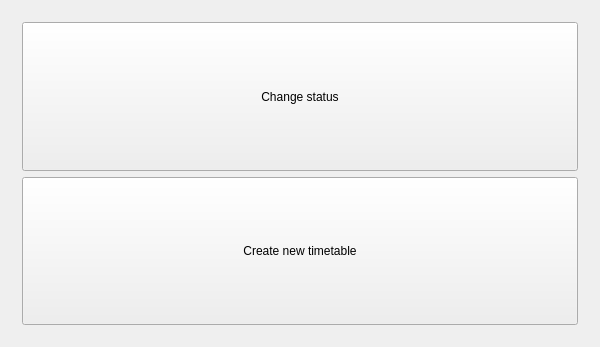
<?xml version="1.0" encoding="UTF-8"?>
<ui version="4.0">
 <class>HomeView</class>
 <widget class="QWidget" name="HomeView">
  <property name="geometry">
   <rect>
    <x>0</x>
    <y>0</y>
    <width>600</width>
    <height>347</height>
   </rect>
  </property>
  <property name="windowTitle">
   <string>HomePage</string>
  </property>
  <layout class="QGridLayout" name="gridLayout_2">
   <item row="0" column="0">
    <widget class="QStackedWidget" name="stackedWidget">
     <property name="currentIndex">
      <number>0</number>
     </property>
     <widget class="QWidget" name="firstPage">
      <layout class="QGridLayout" name="gridLayout_3">
       <item row="0" column="0">
        <layout class="QGridLayout" name="gridLayout">
         <item row="0" column="0">
          <widget class="QPushButton" name="pushButtonStatus">
           <property name="sizePolicy">
            <sizepolicy hsizetype="Minimum" vsizetype="Preferred">
             <horstretch>0</horstretch>
             <verstretch>0</verstretch>
            </sizepolicy>
           </property>
           <property name="text">
            <string>Change status</string>
           </property>
          </widget>
         </item>
         <item row="1" column="0">
          <widget class="QPushButton" name="pushButtonSecondView">
           <property name="sizePolicy">
            <sizepolicy hsizetype="Minimum" vsizetype="Preferred">
             <horstretch>0</horstretch>
             <verstretch>0</verstretch>
            </sizepolicy>
           </property>
           <property name="text">
            <string>Create new timetable</string>
           </property>
          </widget>
         </item>
        </layout>
       </item>
      </layout>
     </widget>
    </widget>
   </item>
  </layout>
 </widget>
 <layoutdefault spacing="6" margin="11"/>
 <resources/>
 <connections/>
 <slots>
  <slot>createNewTimeTable()</slot>
 </slots>
</ui>
